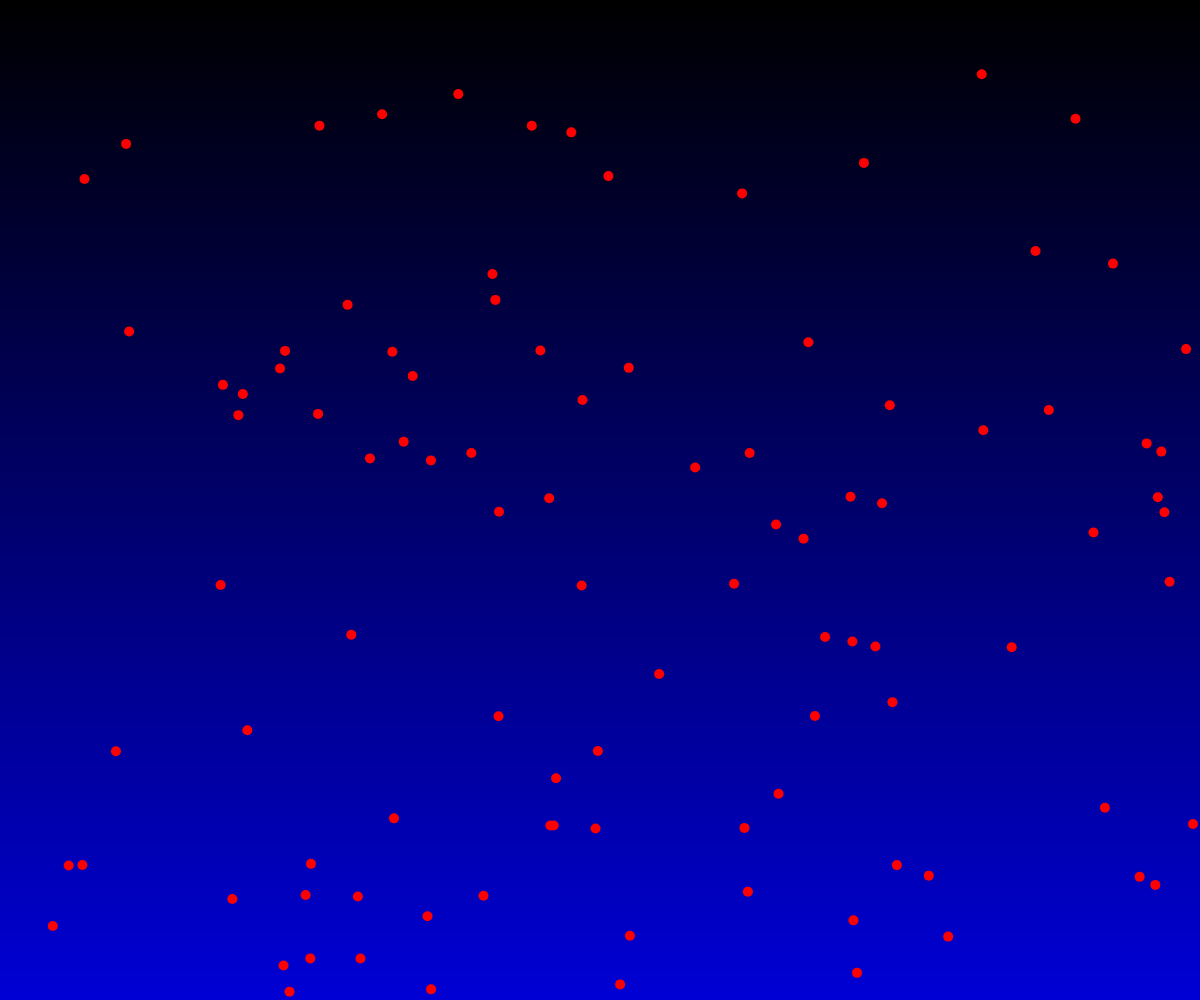
Frame 1 (no input)
Frame 60 (no input): identical to frame 1, image omitted
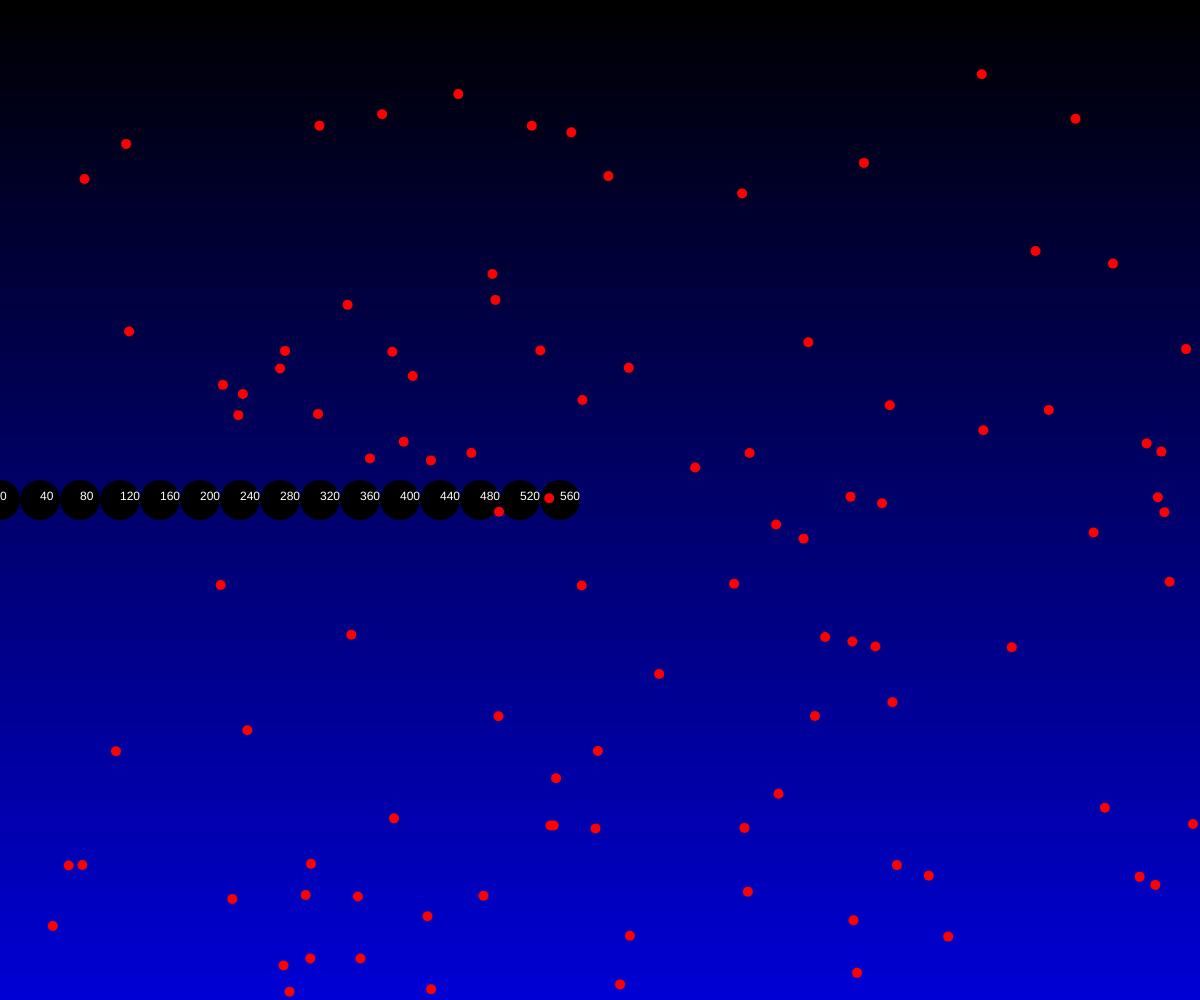
Frame 120 (the mouse pressed at the canvas centre since frame 60)

The p5.js sketch that drew these frames (run headless with seeded random() and noise() and a simulated clock; from frame 60 on, the mouse is pressed at the canvas centre):

// p5.js sketch
// ── sketch.js
// Project Title
// Jordan
// 9/19/2024


function setup() {
  createCanvas(windowWidth, windowHeight);
}

function draw() {
 myBackground();
 myForeground();
}



function myBackground(){
  let rectHeight = 1;
    noStroke();
    for(let y = 0; y < height; y+= rectHeight){
    let value = map(y,0,width,0,255)
    fill(0, 0, value);
    rect(0, y, width, rectHeight);
    


  }
 

}



function myForeground(){
  // loop var , condition  ; var modification

  //x; 0  40  80  120
  for(let x = 0; x < mouseX; x = x + 40){  
    fill(0);
    circle(x, height/2, 40);
    fill(255);
    text(x, x,height/2);
  }



  randomSeed(999);
  let starcount = 0;
  fill(255, 0, 0);
  while(starcount < 100){
    let x = random(0, width);
    let y = random(0, height);
    circle(x, y, 10);

    starcount++;

  }
}
